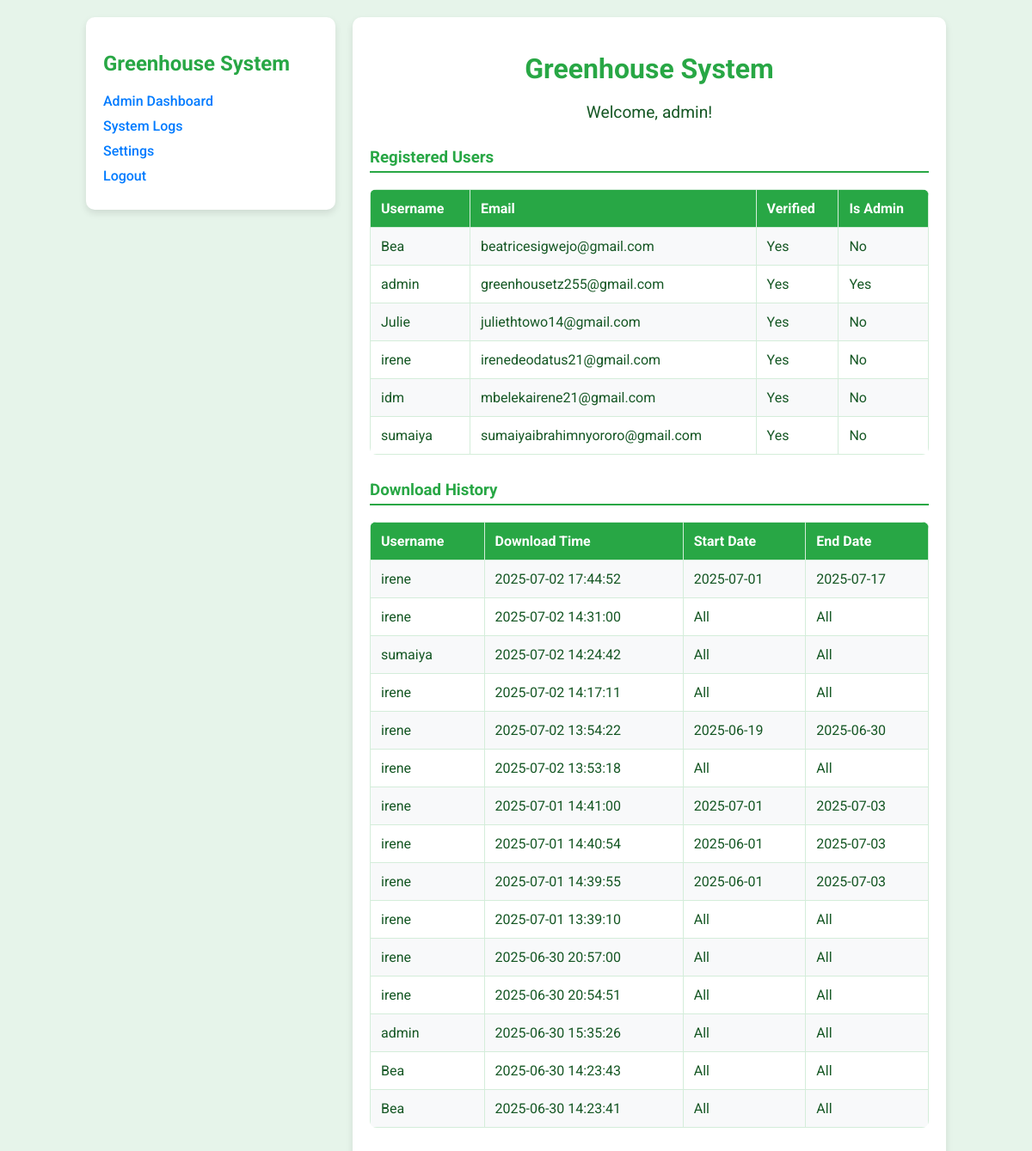
/admin (signed in), run on the app's committed database.
### tables this page shows
CREATE TABLE users (
    id INTEGER PRIMARY KEY AUTOINCREMENT,
    username TEXT NOT NULL UNIQUE,
    email TEXT NOT NULL UNIQUE,
    password TEXT NOT NULL,
    verified INTEGER DEFAULT 0
, is_admin INTEGER DEFAULT 0);

CREATE TABLE downloads (
    id INTEGER PRIMARY KEY AUTOINCREMENT,
    username TEXT NOT NULL,
    download_time TEXT NOT NULL,
    start_date TEXT,
    end_date TEXT
);

### app.py (the view)
@app.route('/admin')
def admin_dashboard():
    if 'user' not in session or not session.get('is_admin'):
        return "Unauthorized: Admins only", 403
    db_path = os.path.join(os.path.dirname(__file__), 'greenhouse.db')
    try:
        with sqlite3.connect(db_path, timeout=10) as conn:
            conn.row_factory = sqlite3.Row
            c = conn.cursor()
            c.execute("SELECT username, email, verified, is_admin FROM users")
            users = c.fetchall()
            c.execute("SELECT username, download_time, start_date, end_date FROM downloads ORDER BY download_time DESC")
            downloads = c.fetchall()
        return render_template('admin.html', users=users, downloads=downloads)
    except sqlite3.OperationalError as e:
        print(f"Database error in admin_dashboard: {e}")
        return render_template('admin.html', error="Database is temporarily unavailable. Please try again.")

### templates/admin.html (shortened to what this page needs)
<!DOCTYPE html>
<html lang="en">
<head>
</head>
<body>
    <div class="container">
        <div class="sidebar">
            <h2>Greenhouse System</h2>
            <a href="{{ url_for('admin_dashboard') }}">Admin Dashboard</a>
            <a href="{{ url_for('system_logs') }}">System Logs</a>
            <a href="{{ url_for('admin_settings') }}">Settings</a>
            <a href="{{ url_for('logout') }}">Logout</a>
        </div>
        <div class="main-content">
            <h1>Greenhouse System</h1>
            <p class="welcome">Welcome, {{ session.user }}!</p>
            <h3>Registered Users</h3>
            <table>
                <tr>
                    <th>Username</th>
                    <th>Email</th>
                    <th>Verified</th>
                    <th>Is Admin</th>
                </tr>
                {% for user in users %}
                <tr>
                    <td>{{ user.username }}</td>
                    <td>{{ user.email }}</td>
                    <td>{{ 'Yes' if user.verified else 'No' }}</td>
                    <td>{{ 'Yes' if user.is_admin else 'No' }}</td>
                </tr>
                {% endfor %}
            </table>
            <h3>Download History</h3>
            <table>
                <tr>
                    <th>Username</th>
                    <th>Download Time</th>
                    <th>Start Date</th>
                    <th>End Date</th>
                </tr>
                {% for download in downloads %}
                <tr>
                    <td>{{ download.username }}</td>
                    <td>{{ download.download_time }}</td>
                    <td>{{ download.start_date or 'All' }}</td>
                    <td>{{ download.end_date or 'All' }}</td>
                </tr>
                {% endfor %}
            </table>
        </div>
    </div>
</body>
</html>

### templates/admin.html (style rules this page uses)
body { font-family: 'Roboto', Arial, sans-serif; margin: 0; padding: 0; background-color: #e6f4ea; color: #155724; }
.container { display: flex; max-width: 1000px; margin: 20px auto; }
.sidebar { width: 250px; background-color: #fff; padding: 20px; border-radius: 10px; box-shadow: 0 4px 8px rgba(0, 0, 0, 0.1); height: fit-content; }
.sidebar h2 { color: #28a745; margin-bottom: 20px; font-size: 1.5em; }
.sidebar a { display: block; margin: 10px 0; text-decoration: none; color: #007bff; font-weight: 500; transition: color 0.3s; }
.main-content { flex-grow: 1; margin-left: 20px; background-color: #fff; padding: 20px; border-radius: 10px; box-shadow: 0 4px 8px rgba(0, 0, 0, 0.1); }
h1 { color: #28a745; text-align: center; margin-bottom: 20px; }
h3 { color: #28a745; margin-top: 30px; border-bottom: 2px solid #28a745; padding-bottom: 5px; }
table { border-collapse: collapse; width: 100%; margin-bottom: 20px; background-color: #fff; border-radius: 8px; overflow: hidden; }
th, td { border: 1px solid #d4edda; padding: 12px; text-align: left; }
th { background-color: #28a745; color: #fff; }
tr:nth-child(even) { background-color: #f8f9fa; }
.welcome { text-align: center; font-size: 1.2em; margin-bottom: 20px; }

### data on the page
users: username "Bea", email "beatricesigwejo@gmail.com", verified "Yes", is_admin "No"
users: username "admin", email "greenhousetz255@gmail.com", verified "Yes", is_admin "Yes"
users: username "Julie", email "juliethtowo14@gmail.com", verified "Yes", is_admin "No"
users: username "irene", email "irenedeodatus21@gmail.com", verified "Yes", is_admin "No"
users: username "idm", email "mbelekairene21@gmail.com", verified "Yes", is_admin "No"
users: username "sumaiya", email "sumaiyaibrahimnyororo@gmail.com", verified "Yes", is_admin "No"
downloads: username "irene", download_time "2025-07-02 17:44:52", start_date "2025-07-01", end_date "2025-07-17"
downloads: username "irene", download_time "2025-07-02 14:31:00", start_date "All", end_date "All"
downloads: username "sumaiya", download_time "2025-07-02 14:24:42", start_date "All", end_date "All"
downloads: username "irene", download_time "2025-07-02 14:17:11", start_date "All", end_date "All"
downloads: username "irene", download_time "2025-07-02 13:54:22", start_date "2025-06-19", end_date "2025-06-30"
downloads: username "irene", download_time "2025-07-02 13:53:18", start_date "All", end_date "All"
downloads: username "irene", download_time "2025-07-01 14:41:00", start_date "2025-07-01", end_date "2025-07-03"
downloads: username "irene", download_time "2025-07-01 14:40:54", start_date "2025-06-01", end_date "2025-07-03"
downloads: username "irene", download_time "2025-07-01 14:39:55", start_date "2025-06-01", end_date "2025-07-03"
downloads: username "irene", download_time "2025-07-01 13:39:10", start_date "All", end_date "All"
downloads: username "irene", download_time "2025-06-30 20:57:00", start_date "All", end_date "All"
downloads: username "irene", download_time "2025-06-30 20:54:51", start_date "All", end_date "All"
downloads: username "admin", download_time "2025-06-30 15:35:26", start_date "All", end_date "All"
downloads: username "Bea", download_time "2025-06-30 14:23:43", start_date "All", end_date "All"
downloads: username "Bea", download_time "2025-06-30 14:23:41", start_date "All", end_date "All"

### other printed values
{{ session.user }} "admin"
